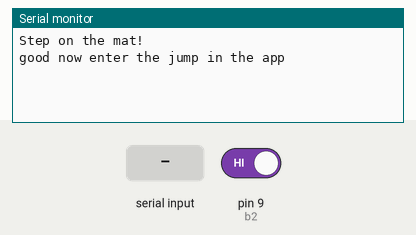
A sketch run on a simulated Arduino Uno, built with avr-gcc and run on an emulated ATmega328P. Parts: the last lines printed to the serial monitor. Inputs (shaded band) come from the test bench; at power-on: pin 9 (b2) HIGH.

Above: at 1.2 s.
1.3 s: "1" received over the second serial link
At 3.1 s:
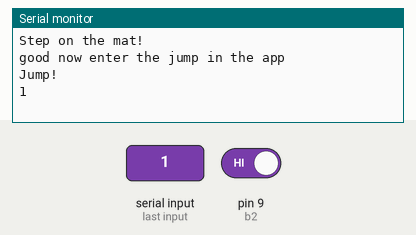
3.8 s: pin 9 (b2) driven LOW
At 4.4 s:
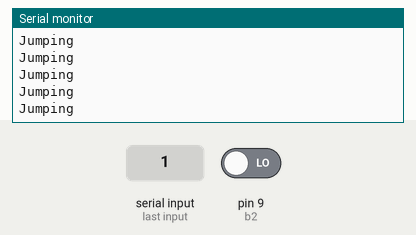
5.7 s: pin 9 (b2) driven HIGH
At 7.1 s:
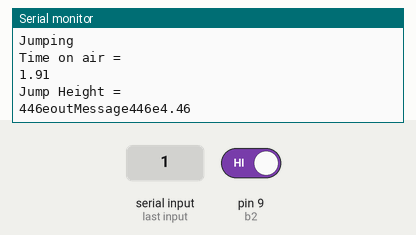

Measured:
- after the input at 1.3 s, the serial monitor: prints a new line at once (image 1)
- after the input at 3.8 s, the serial monitor: prints a new line at once (image 2)
- after the input at 5.7 s, the serial monitor: prints a new line after 0.08 s (image 3)

The sketch:

Complete_code.ino
```cpp
#include <SoftwareSerial.h>
SoftwareSerial MyBlue(10, 11); // RX | TX
String flag ;

int Button;
int Mat;
double time1;
int Sub1();
int Sub2();

const int b1 = 10;

//I Only use b2 to see if you are standing on the mat.
const int b2 = 9;

bool temp = false;

void setup() {
Serial.begin(9600);
MyBlue.begin(9600);
pinMode(b1, INPUT);
pinMode(b2, INPUT);
}

void loop()
{
  /*
Serial.println("Press button to start!"); //program starts here
Button = digitalRead(b1);

while(Button == 0)
{
  Button = digitalRead(b1);
  delay(1);
}
*/
Sub1();

}

int Sub1()
{

  Serial.println("Step on the mat!");
  Mat = digitalRead(b2);
  while(Mat == 0 ) //waits until you step on the mat
  {
    Mat = digitalRead(b2);
    MyBlue.write("n"); // Send n to the app so that it knows the user is not standing on the app
    delay(1);
  }
  MyBlue.write("y"); // Send Y so that the app knows the user is standing on the app
  Serial.println("good now enter the jump in the app");
  while(!MyBlue.available()){

  // if the user leaves the mat without pressing the jump button in the app
  if(digitalRead(b2) == 0){
    return;
    }
  }
  Sub2();
}
int Sub2()
{

  Serial.println("Jump!");
  Serial.println(MyBlue.readString());
  while(Mat == 1)
  {

    Mat = digitalRead(b2);
    delay(1);
  }
  time1 = millis(); //start's the first timer
while(Mat == 0)
{
  Serial.println("Jumping");
  Mat = digitalRead(b2);
  delay(1);
}
 Sub3(time1);


}
int Sub3(double time1)
{

double AirTime;
double time2 = millis();
AirTime = (time2-time1)/1000; //calculates the AirTime in seconds
Serial.println ("Time on air = ");
Serial.println (AirTime);
delay(1000);

 double height = ((AirTime/2)*(AirTime/2)*0.5*9.81);
 Serial.println ("Jump Height = ");
  int temp = round(height*100);
  String outMessage = String(temp)+ "e";
  char* cString = (char*) malloc(sizeof(char)*(outMessage.length() + 1));
  outMessage.toCharArray(cString, outMessage.length() + 1);
  Serial.print(cString);
  Serial.print("outMessage"+outMessage);
  cString = cString;
  MyBlue.write(cString );

 Serial.println (height);
 delay(4000);
 return;

}
```
